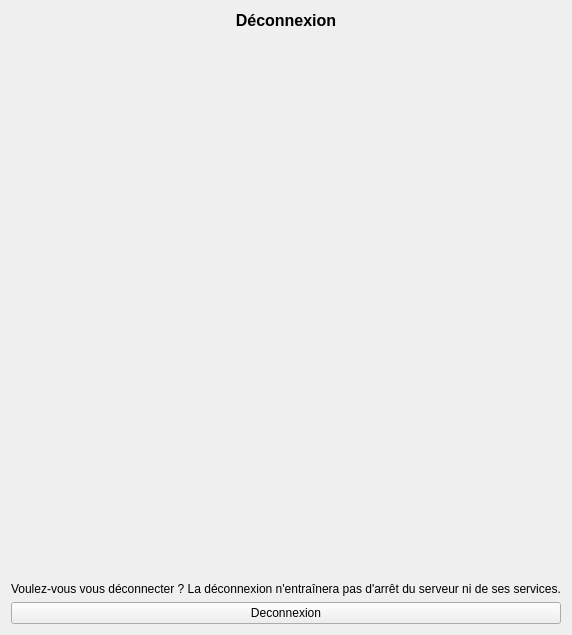
      <widget class="QWidget" name="pageAccueilDeconnexion">
       <layout class="QVBoxLayout" name="verticalLayout_13">
        <item>
         <widget class="QLabel" name="TitreAccueilDeconnexion">
          <property name="font">
           <font>
            <pointsize>12</pointsize>
            <bold>true</bold>
           </font>
          </property>
          <property name="text">
           <string>Déconnexion</string>
          </property>
          <property name="alignment">
           <set>Qt::AlignmentFlag::AlignCenter</set>
          </property>
          <property name="textInteractionFlags">
           <set>Qt::TextInteractionFlag::NoTextInteraction</set>
          </property>
         </widget>
        </item>
        <item>
         <spacer name="verticalSpacer_12">
          <property name="orientation">
           <enum>Qt::Orientation::Vertical</enum>
          </property>
          <property name="sizeHint" stdset="0">
           <size>
            <width>20</width>
            <height>546</height>
           </size>
          </property>
         </spacer>
        </item>
        <item>
         <widget class="QLabel" name="InfoAccueilDeconnexion">
          <property name="text">
           <string>Voulez-vous vous déconnecter ? La déconnexion n'entraînera pas d'arrêt du serveur ni de ses services.</string>
          </property>
          <property name="textInteractionFlags">
           <set>Qt::TextInteractionFlag::NoTextInteraction</set>
          </property>
         </widget>
        </item>
        <item>
         <widget class="QPushButton" name="BoutonAccueilDeconnexion">
          <property name="text">
           <string>Deconnexion</string>
          </property>
         </widget>
        </item>
       </layout>
      </widget>
